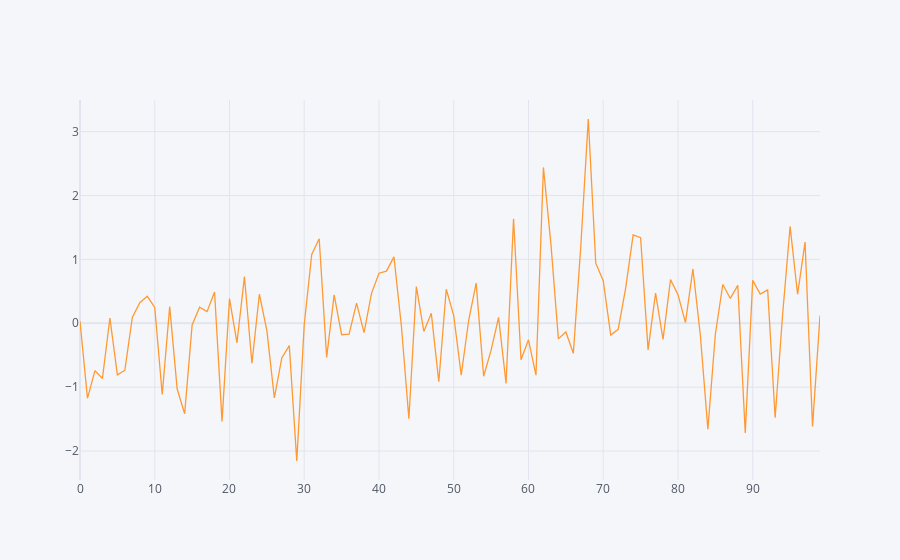

Write notebook code for a chart like this one.
### Markdown cell above
## Show one column in graph :

### Code cell
df[["A"]].iplot()

### Figure 1 — Plotly figure (JSON) as saved in the notebook; plotly's stock layout.template omitted (floating-point values rounded to 4 significant figures)
{"data": [{"line": {"color": "rgba(255, 153, 51, 1.0)", "dash": "solid", "shape": "linear", "width": 1.3}, "mode": "lines", "name": "A", "text": "", "type": "scatter", "x": [0, 1, 2, 3, 4, 5, 6, 7, 8, 9, 10, 11, 12, 13, 14, 15, 16, 17, 18, 19, 20, 21, 22, 23, 24, 25, 26, 27, 28, 29, 30, 31, 32, 33, 34, 35, 36, 37, 38, 39, 40, 41, 42, 43, 44, 45, 46, 47, 48, 49, 50, 51, 52, 53, 54, 55, 56, 57, 58, 59, 60, 61, 62, 63, 64, 65, 66, 67, 68, 69, 70, 71, 72, 73, 74, 75, 76, 77, 78, 79, 80, 81, 82, 83, 84, 85, 86, 87, 88, 89, 90, 91, 92, 93, 94, 95, 96, 97, 98, 99], "y": [0.02999, -1.175, -0.7405, -0.8652, 0.08251, -0.808, -0.7352, 0.09257, 0.3222, 0.4218, 0.248, -1.115, 0.2613, -1.03, -1.417, -0.02633, 0.2527, 0.1822, 0.4885, -1.535, 0.3854, -0.3055, 0.7312, -0.6267, 0.458, -0.114, -1.168, -0.5433, -0.3502, -2.156, -0.02192, 1.078, 1.324, -0.5344, 0.4438, -0.1789, -0.169, 0.3144, -0.1473, 0.4687, 0.7832, 0.8164, 1.039, -0.04723, -1.495, 0.5739, -0.127, 0.1553, -0.915, 0.5334, 0.1198, -0.8123, 0.047, 0.6291, -0.829, -0.4209, 0.09187, -0.9426, 1.637, -0.5706, -0.2583, -0.8131, 2.44, 1.242, -0.2443, -0.137, -0.4706, 1.21, 3.198, 0.9413, 0.6675, -0.1851, -0.09459, 0.5516, 1.383, 1.341, -0.4167, 0.473, -0.2533, 0.6833, 0.4482, 0.01065, 0.8504, -0.1954, -1.657, -0.1716, 0.6079, 0.3888, 0.5942, -1.716, 0.6712, 0.4557, 0.5231, -1.48, 0.1406, 1.516, 0.4538, 1.271, -1.614, 0.1199]}], "layout": {"autosize": true, "legend": {"bgcolor": "#F5F6F9", "font": {"color": "#4D5663"}}, "paper_bgcolor": "#F5F6F9", "plot_bgcolor": "#F5F6F9", "title": {"font": {"color": "#4D5663"}}, "xaxis": {"autorange": true, "gridcolor": "#E1E5ED", "range": [0, 99], "showgrid": true, "tickfont": {"color": "#4D5663"}, "title": {"font": {"color": "#4D5663"}, "text": ""}, "type": "linear", "zerolinecolor": "#E1E5ED"}, "yaxis": {"autorange": true, "gridcolor": "#E1E5ED", "range": [-2.454, 3.495], "showgrid": true, "tickfont": {"color": "#4D5663"}, "title": {"font": {"color": "#4D5663"}, "text": ""}, "type": "linear", "zerolinecolor": "#E1E5ED"}}}
